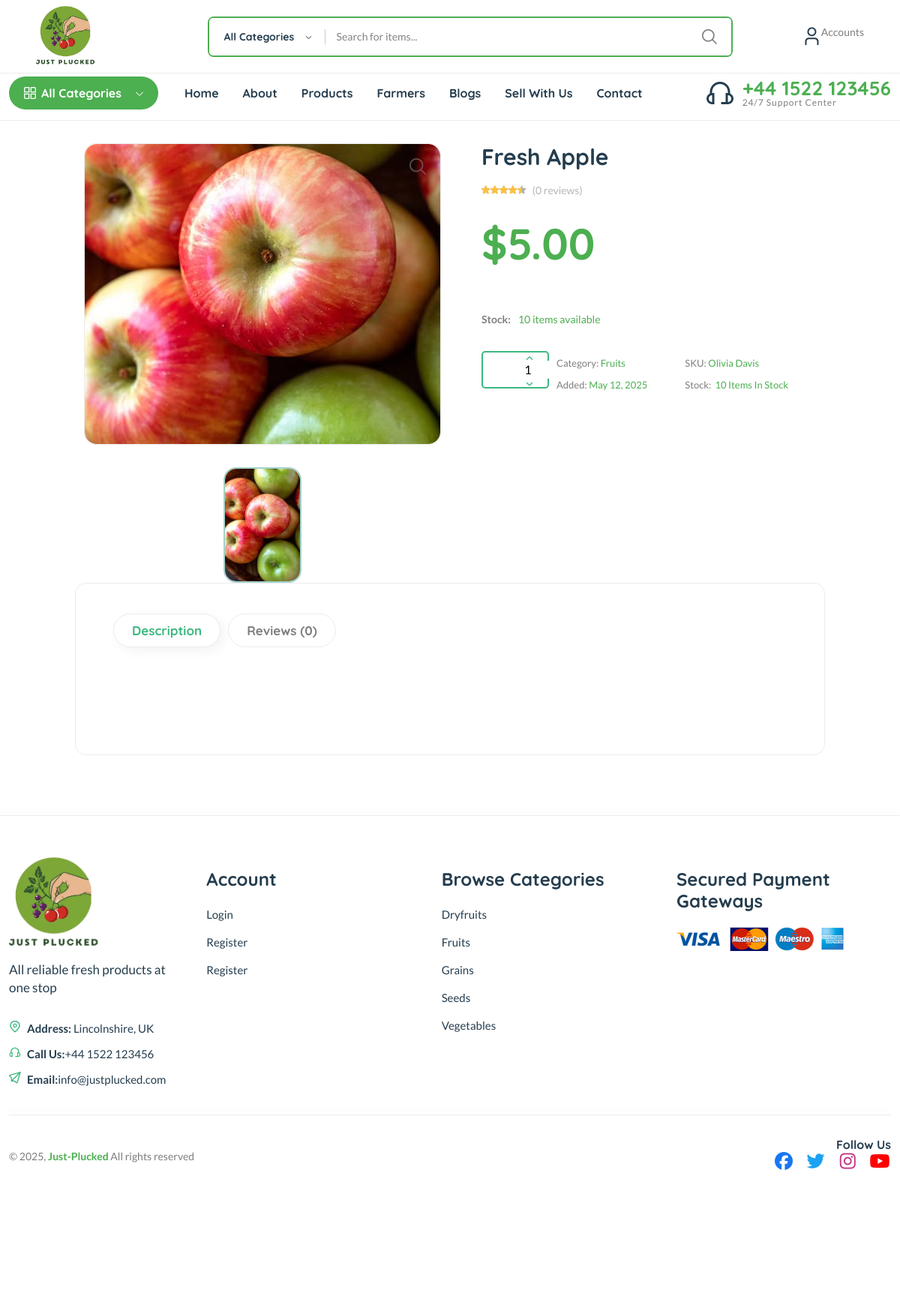
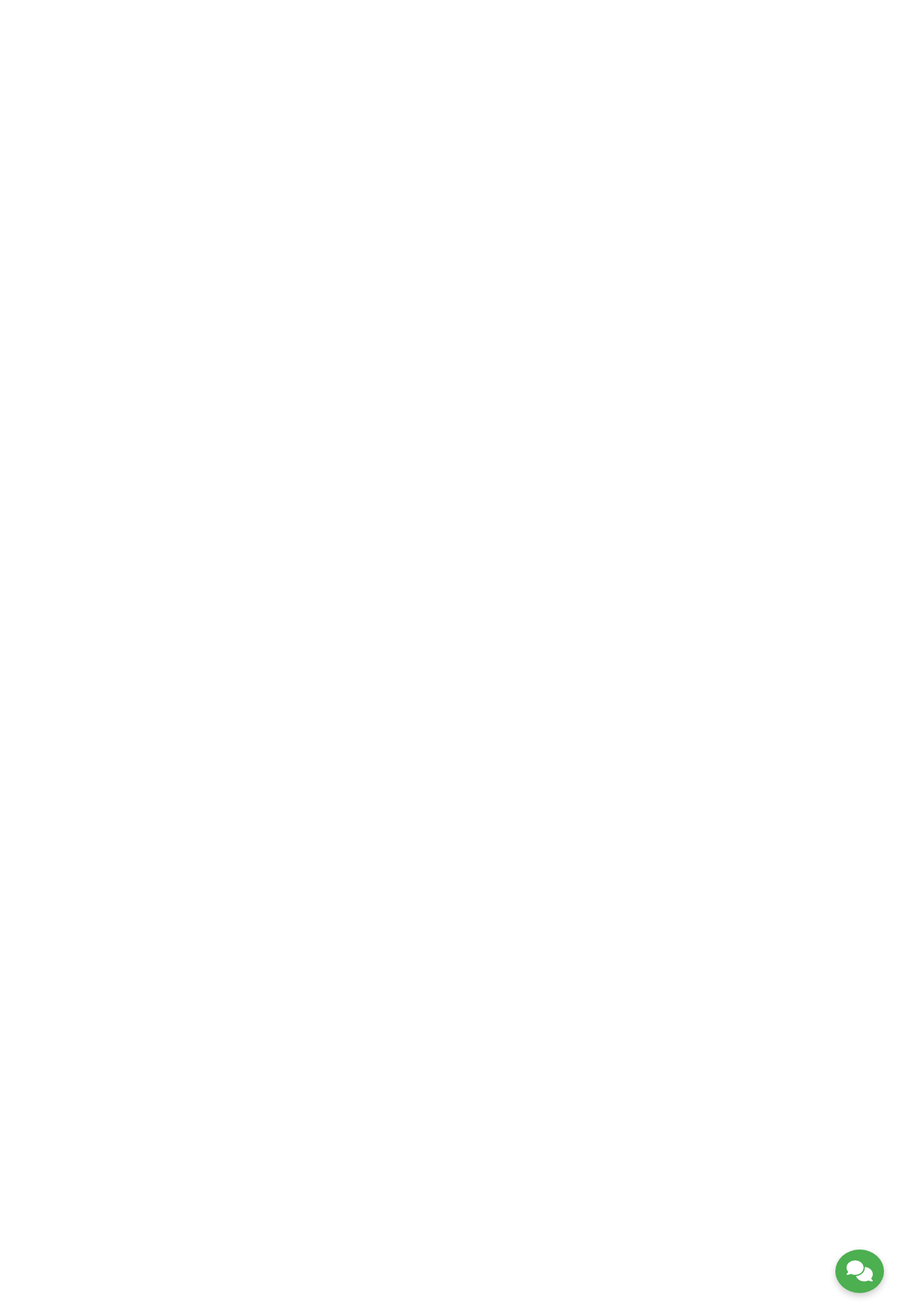
Page /products/fresh-apple/ on the committed database (2 pictures, top to bottom).
### products/models.py (models this page shows, shortened)
class Product(models.Model):
    id = models.AutoField(primary_key=True)
    name = models.CharField(max_length=255, verbose_name="Product Name")
    slug = models.SlugField(unique=True, blank=True, null=True, verbose_name="Product Slug")
    description = models.TextField(blank=True, null=True, verbose_name="Description")
    image = models.ImageField(upload_to='products/', verbose_name="Product Image")
    farmer = models.ForeignKey(Farmer, on_delete=models.PROTECT, blank=True, null=True)
    regular_price = models.DecimalField(max_digits=10, decimal_places=2, verbose_name="Regular Price", default=0)
    discounted_price = models.DecimalField(max_digits=10, decimal_places=2, verbose_name="Discounted Price", null=True, blank=True)
    product_average_rating = models.DecimalField(
        max_digits=4,
        decimal_places=2,
        default=0,
        verbose_name="Average Rating"
    )
    stock_quantity = models.PositiveIntegerField(default=0, verbose_name="Stock Quantity")
    shelf_life_remaining = models.PositiveIntegerField(
        help_text="Remaining shelf life in days",
        verbose_name="Remaining Shelf Life (in days)"
    )
    category = models.ForeignKey(Category, on_delete=models.PROTECT, blank=True, null=True)
    tags = models.ManyToManyField(Tag, blank=True)
    unit_of_measure = models.ForeignKey(UnitOfMeasure, on_delete=models.PROTECT, blank=True, null=True)
    created = models.DateTimeField(auto_now_add=True, verbose_name="Created At")
    updated = models.DateTimeField(auto_now=True, verbose_name="Updated At")
    class Meta:
        verbose_name = "Product"
        verbose_name_plural = "Products"

### master/models.py (models this page shows, shortened)
class Category(models.Model):
    id = models.BigAutoField(primary_key=True)
    name = models.CharField(max_length=150, verbose_name="Category Name")
    slug = models.SlugField(max_length=150, unique=True, blank=True, null=True, verbose_name="Slug")
    parent = models.ForeignKey(
        'self',
        on_delete=models.SET_NULL,
        null=True,
        blank=True,
        related_name='subcategories',
        verbose_name="Parent Category"
    )
    description = models.TextField(blank=True, null=True, verbose_name="Description")
    active = models.BooleanField(default=True, verbose_name="Is Active")
    remarks = models.TextField(blank=True, null=True, verbose_name="Remarks")
    created = models.DateTimeField(auto_now_add=True, verbose_name="Created At")
    updated = models.DateTimeField(auto_now=True, verbose_name="Updated At")
    class Meta:
        verbose_name = "Category"
        verbose_name_plural = "Categories"
        ordering = ['name']

### farmer/models.py (models this page shows, shortened)
class Farmer(models.Model):
    GENDER_CHOICES = [
        ('male', 'Male'),
        ('female', 'Female'),
        ('other', 'Other'),
    ]
    MARITAL_STATUS_CHOICES = [
        ('single', 'Single'),
        ('married', 'Married'),
        ('widowed', 'Widowed'),
        ('divorced', 'Divorced'),
    ]
    id = models.BigAutoField(primary_key=True)
    uuid = models.UUIDField(default=uuid.uuid4, editable=False, unique=True)
    full_name = models.CharField(max_length=150)
    gender = models.CharField(max_length=10, choices=GENDER_CHOICES, null=True, blank=True)
    date_of_birth = models.DateField(null=True, blank=True)
    marital_status = models.CharField(max_length=10, choices=MARITAL_STATUS_CHOICES, null=True, blank=True)
    phone = models.CharField(max_length=20, unique=True)
    alternate_phone = models.CharField(max_length=20, null=True, blank=True)
    email = models.EmailField(null=True, blank=True)
    country = CountryField()
    state = models.CharField(max_length=100)
    district = models.CharField(max_length=100)
    municipality = models.CharField(max_length=100, null=True, blank=True)
    ward_no = models.CharField(max_length=10, null=True, blank=True)
    street_address = models.TextField()
    nid_number = models.CharField("National ID", max_length=50, unique=True, null=True, blank=True)
    nid_document = models.FileField(upload_to='documents/nid/', null=True, blank=True)
    bank_name = models.CharField(max_length=100, null=True, blank=True)
    bank_account_number = models.CharField(max_length=50, null=True, blank=True)
    bank_branch = models.CharField(max_length=100, null=True, blank=True)
    profile_picture = models.ImageField(upload_to='farmers/profile_pics/', null=True, blank=True)
    land_area_in_acres = models.DecimalField(max_digits=10, decimal_places=2, null=True, blank=True)
    primary_crop = models.CharField(max_length=100, null=True, blank=True)
    farming_experience_years = models.PositiveIntegerField(null=True, blank=True)
    is_active = models.BooleanField(default=True)
    verified = models.BooleanField(default=False)
    date_joined = models.DateTimeField(auto_now_add=True)
    last_updated = models.DateTimeField(auto_now=True)
    user = models.OneToOneField(User, on_delete=models.CASCADE, null=True, blank=True)
    class Meta:
        ordering = ['-date_joined']
        verbose_name = "Farmer"
        verbose_name_plural = "Farmers"

### products/views.py (the view)
# urls.py: path('products/<slug:slug>/', views.product_detail, name='product_detail'),
def product_detail(request, slug):
    product = get_object_or_404(Product, slug=slug)
    search_query = request.GET.get('search', '')
    context = {
        'product': product,
        'search_query': search_query,
    }
    if product.discounted_price and product.discounted_price < product.regular_price:
        discount_percent = ((product.regular_price - product.discounted_price)
                            / product.regular_price) * 100
        context['discount_percent'] = round(discount_percent, 2)
    return render(request,
                  'website/product/product_detail.html',
                  context)

### templates/website/product/product_detail.html (shortened to what this page needs)
{% extends 'website/base.html' %}
{% load static %}
{% block content %}
<main class="main">
    <div class="container mb-30">
        <div class="row">
            <div class="col-xl-10 col-lg-12 m-auto">
                <div class="product-detail accordion-detail">
                    <div class="row mb-50 mt-30">
                        <div class="col-md-6 col-sm-12 col-xs-12 mb-md-0 mb-sm-5">
    <div class="detail-gallery">
        <span class="zoom-icon"><i class="fi-rs-search"></i></span>
        <div class="product-image-slider">
            {% if product.image %}
            <figure class="border-radius-10 overflow-hidden" style="height: 400px;">
                <img src="{{ product.image.url }}" alt="{{ product.name }}" style="width: 100%; height: 100%; object-fit: cover;" />
            </figure>
            {% else %}
            <figure class="border-radius-10 overflow-hidden" style="height: 400px;">
                <img src="https://upload.wikimedia.org/wikipedia/commons/6/65/No-Image-Placeholder.svg" alt="{{ product.name }}" style="width: 100%; height: 100%; object-fit: cover;" />
            </figure>
            {% endif %}
        </div>
        <div class="slider-nav-thumbnails">
            {% if product.image %}
            <div><img src="{{ product.image.url }}" alt="{{ product.name }}" /></div>
            {% endif %}
        </div>
    </div>
</div>
                        <div class="col-md-6 col-sm-12 col-xs-12">
                            <div class="detail-info pr-30 pl-30">
                                <h2 class="title-detail">{{ product.name }}</h2>
                                <div class="product-detail-rating">
                                    <div class="product-rate-cover text-end">
                                        <div class="product-rate d-inline-block">
                                            <div class="product-rating" style="width: 90%"></div>
                                        </div>
                                        <span class="font-small ml-5 text-muted"> ({{ product.reviews.count }} reviews)</span>
                                    </div>
                                </div>
                                <div class="clearfix product-price-cover">
                                    <div class="product-price primary-color float-left">
                                        <span class="current-price text-brand">${{ product.regular_price }}</span>
                                    </div>
                                </div>
                                <div class="attr-detail attr-size mb-30">
                                    <strong class="mr-10">Stock: </strong>
                                    <span class="text-brand">{{ product.stock_quantity }} items available</span>
                                </div>
                                <div class="detail-extralink mb-50 d-flex align-items-center gap-1 ">
    <div class="detail-qty border radius d-flex align-items-center">
        <a href="#" class="qty-down px-2"><i class="fi-rs-angle-small-down"></i></a>
        <input type="text" name="quantity" class="qty-val text-center" value="1" min="1" style="width: 60px;">
        <a href="#" class="qty-up px-2"><i class="fi-rs-angle-small-up"></i></a>
    </div>
                                <div class="font-xs">
                                    <ul class="mr-50 float-start">
                                        <li class="mb-5">Category: <span class="text-brand">{{ product.category.name }}</span></li>
                                        <li class="mb-5">Added:<span class="text-brand"> {{ product.created|date:"M d, Y" }}</span></li>
                                    </ul>
                                    <ul class="float-start">
                                        <li class="mb-5">SKU: <a href="{% url 'farmer-detail' pk=product.farmer.pk %}">{{ product.farmer.full_name}}</a></li>
                                        <li>Stock:<span class="in-stock text-brand ml-5">{{ product.stock_quantity }} Items In Stock</span></li>
                                    </ul>
                                </div>
                            </div>
                        </div>
                    </div>
                    <div class="product-info">
                        <div class="tab-style3">
                            <ul class="nav nav-tabs text-uppercase">
                                <li class="nav-item">
                                    <a class="nav-link active" id="Description-tab" data-bs-toggle="tab" href="#Description">Description</a>
                                </li>
                                <li class="nav-item">
                                    <a class="nav-link" id="Reviews-tab" data-bs-toggle="tab" href="#Reviews">Reviews ({{ product.reviews.count }})</a>
                                </li>
                            </ul>
                            <div class="tab-content shop_info_tab entry-main-content">
                                <div class="tab-pane fade show active" id="Description">
                                    <div class="py-4">
                                    </div>
                                </div>
                            </div>
                        </div>
                    </div>
                </div>
            </div>
        </div>
    </div>
</main>
{% endblock %}

### templates/website/includes/footer.html (shortened to what this page needs)
{% load static %}
<div class="footer-bottom"></div>
  <section class="section-padding footer-mid">
  <div class="container pt-15 pb-20">
      <div class="row">
          <div class="col">
              <div class="widget-about font-md mb-md-3 mb-lg-3 mb-xl-0 wow animate__animated animate__fadeInUp" data-wow-delay="0">
                  <div class="logo mb-30">
                      <a href="{% url "home" %}" class="mb-15 w-50"><img src="{%static 'assets/justplucked.png'%}" alt="logo" style="width: 120px;"/></a>
                      <p class="font-lg text-heading">All reliable fresh products at one stop</p>
                  </div>
                  <ul class="contact-infor">
                      <li><img src="{% static 'assets/imgs/theme/icons/icon-location.svg'%}" alt="" /><strong>Address: </strong> <span>Lincolnshire, UK</span></li>
                      <li><img src="{% static 'assets/imgs/theme/icons/icon-contact.svg' %}" alt="" /><strong>Call Us:</strong><span>+44 1522 123456</span></li>
                      <li><img src="{% static 'assets/imgs/theme/icons/icon-email-2.svg' %}" alt="" /><strong>Email:</strong><span>info@justplucked.com</span></li>
                                                  </ul>
              </div>
          </div>
          <div class="footer-link-widget col wow animate__animated animate__fadeInUp" data-wow-delay=".2s">
              <h4 class="widget-title">Account</h4>
              <ul class="footer-list mb-sm-5 mb-md-0">
                {% if request.user.is_authenticated %}
                <li><a href="{% url "cart_view" %}">Cart</a></li>
                <li><a href="{% url "order_history" %}">Order History</a></li>
                <li><a href="{% url "order_history" %}">Profile</a></li>
                <li><a href="{% url "wishlist" %}">Wishlist</li>
                {% else %}
                  <li><a href="{% url "login" %}">Login</a></li>
                  <li><a href="{% url "register" %}">Register</a></li>
                  <li><a href="{% url "register" %}">Register</a></li>
                {% endif %}
              </ul>
          </div>
         <div class="footer-link-widget col wow animate__animated animate__fadeInUp" data-wow-delay=".4s">
  <h4 class="widget-title">Browse Categories</h4>
  <ul class="footer-list mb-sm-5 mb-md-0">
    {% for category in categories %}
      <li>
        <a href="{% url 'product_list' %}?category={{ category.id }}">
          {{ category.name }}
        </a>
      </li>
    {% endfor %}
  </ul>
</div>
          <div class="footer-link-widget widget-install-app col wow animate__animated animate__fadeInUp" data-wow-delay=".5s">
              <h4 class="widget-title">Secured Payment Gateways</h4>
              <img class="" src="{% static 'assets/imgs/theme/payment-method.png'%}" alt="" />
          </div>
      </div>
  </section>
  <div class="container pb-30 wow animate__animated animate__fadeInUp" data-wow-delay="0">
  <div class="row align-items-center">
      <div class="col-12 mb-30">
          <div class="footer-bottom"></div>
      </div>
      <div class="col-xl-4 col-lg-6 col-md-6">
          <p class="font-sm mb-0">&copy; 2025, <strong class="text-brand">Just-Plucked</strong> All rights reserved</p>
      </div>
      <div class="col-xl-4 col-lg-6 col-md-6 text-end d-none d-md-block">
          <div class="mobile-social-icon">
              <h6>Follow Us</h6>
              <a href="https://www.facebook.com" target="_blank" style="color: #1877F2; font-size: 24px; margin-right: 10px;">
                  <i class="fab fa-facebook"></i>
              </a>
              <a href="https://twitter.com" target="_blank" style="color: #1DA1F2; font-size: 24px; margin-right: 10px;">
                  <i class="fab fa-twitter"></i>
              </a>
              <a href="https://www.instagram.com" target="_blank" style="color: #C13584; font-size: 24px; margin-right: 10px;">
                  <i class="fab fa-instagram"></i>
              </a>
              <a href="https://www.youtube.com" target="_blank" style="color: #FF0000; font-size: 24px;">
                  <i class="fab fa-youtube"></i>
              </a>
          </div>
      </div>
      </div>
  </div>

### rows in the picture
Product: image (picture), name "Fresh Apple", reviews.count "0", regular_price "5.00", stock_quantity "10", category.name "Fruits", created "May 12, 2025", farmer.full_name "Olivia Davis"
Category: name "Dryfruits"
Category: name "Fruits"
Category: name "Grains"
Category: name "Seeds"
Category: name "Vegetables"
